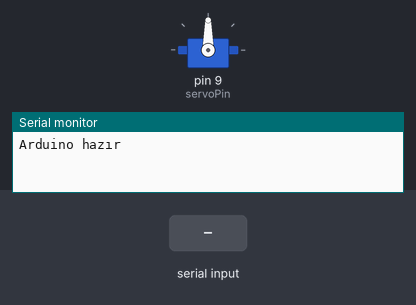
Recording of a sketch running on a simulated Arduino Uno, built with avr-gcc and run on an emulated ATmega328P. Shown: servo, the last lines printed to the serial monitor. Inputs (shaded band) come from the test bench.

Above: at 1.2 s.
1.3 s: "30,150\n" received over Serial
At 2.3 s:
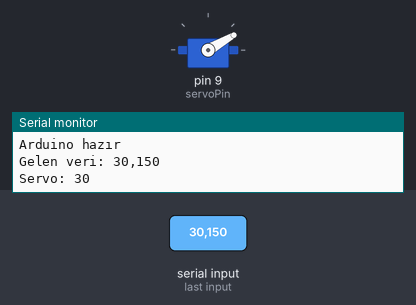
2.8 s: "5\n" received over Serial
At 3.2 s:
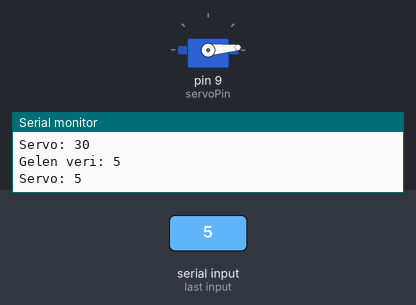
4.3 s: "90,45\n" received over Serial
At 5.7 s:
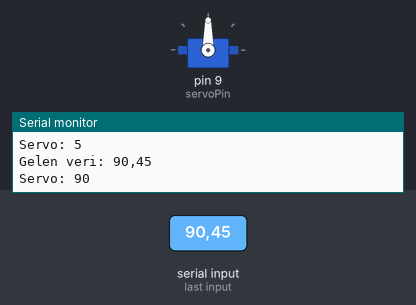
Timing chart, 0 to 7.3 s (numbered marks = the images above; inputs shaded):
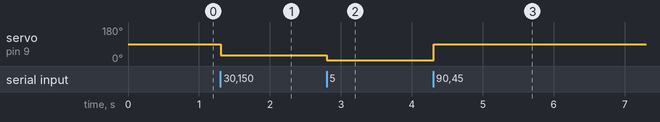

The sketch:

arduino_serial_servo.ino
```cpp
#include <Servo.h>

Servo myServo;
const int servoPin = 9;  // Servo pin (PWM pin)

String inputString = "";  // Gelen veri
bool stringComplete = false;

void setup() {
  Serial.begin(9600);  // Python ile aynı baud rate
  myServo.attach(servoPin);
  myServo.write(90);  // Başlangıç açısı
  Serial.println("Arduino hazır");
}

void loop() {
  // Serial veri oku
  while (Serial.available()) {
    char inChar = (char)Serial.read();
    inputString += inChar;
    if (inChar == '\n') {
      stringComplete = true;
    }
  }

  if (stringComplete) {
    Serial.print("Gelen veri: ");
    Serial.println(inputString);  // Gelen veriyi print et

    int angle = inputString.toInt();
    if (angle >= 0 && angle <= 180) {
      myServo.write(angle);
      Serial.print("Servo: ");
      Serial.println(angle);
    } else {
      Serial.println("Hata: Açı 0-180 arası olmalı");
    }
    inputString = "";
    stringComplete = false;
  }
}
```

Measured:
- after the input at 1.3 s, servo on pin 9 (servoPin): 90° → 30° at once
- after the input at 2.8 s, servo on pin 9 (servoPin): 30° → 5° at once
- after the input at 4.3 s, servo on pin 9 (servoPin): 5° → 90° at once
